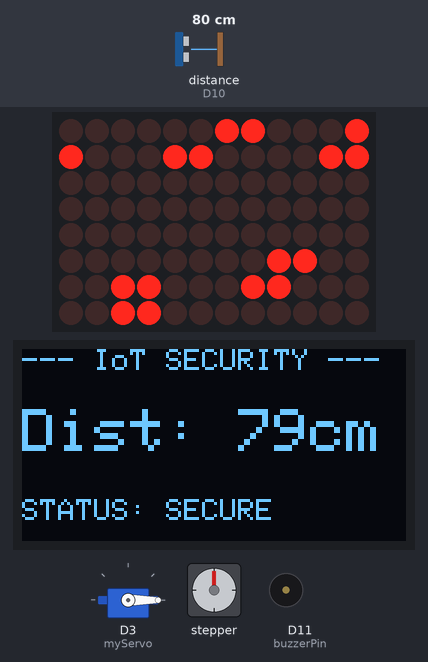
This sketch was run on a simulated Arduino Uno R4 WiFi. On the bench: servo, 12×8 LED matrix, 128×64 one-colour display, stepper motor, buzzer (waves = sounding, pin HIGH). Wiring (inferred from the names in the program): ultrasonic range finder: trigger D9; echo D10. The inputs (shaded band) are chosen by the test bench; at power-on: distance to the obstacle (sensor on D10) 80 cm. The echo pulse lasts 58.3 µs per cm; WiFi joins after 1.5 s; servers stay silent unless stated; uploads are accepted with an empty reply; stepper angles assume 2048 steps per turn; pins used as bus, display or sensor lines are not drawn; what the sketch prints to the serial monitor is not drawn.

Above: at 7.7 s.
7.8 s: distance to the obstacle (sensor on D10) set to 22 cm
At 8.3 s:
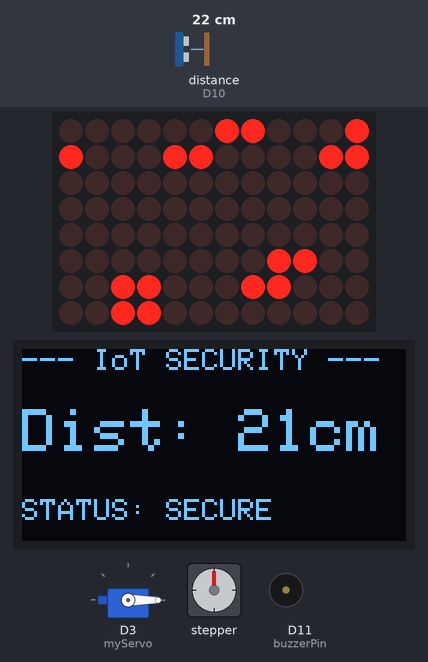
9.4 s: distance to the obstacle (sensor on D10) set to 19 cm
At 11.6 s:
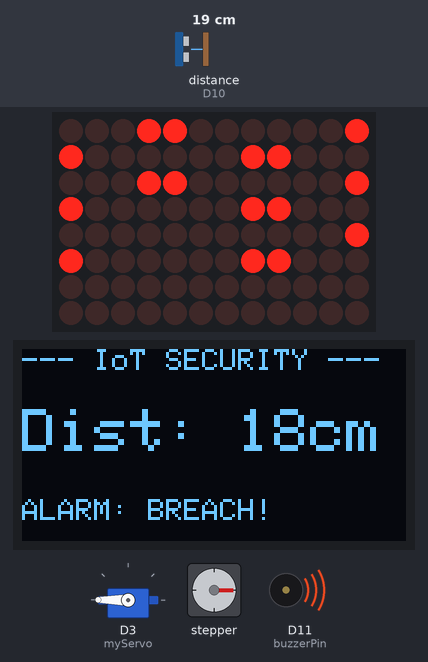
12.2 s: distance to the obstacle (sensor on D10) set to 35 cm
At 14.6 s:
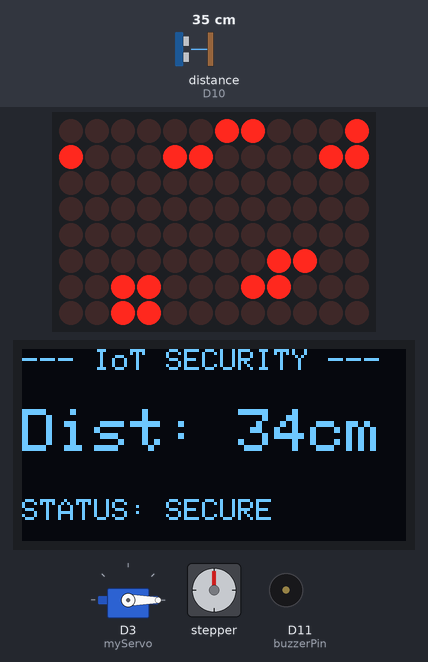
14.9 s: distance to the obstacle (sensor on D10) set to 2 cm
At 17.2 s:
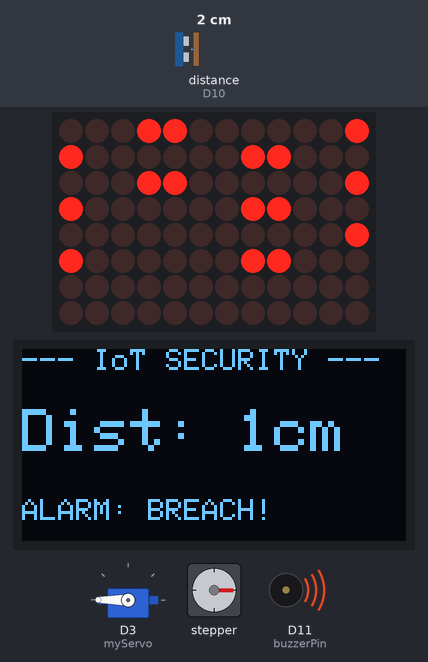
Timing chart, 0 to 17.8 s (numbered marks = the images above; inputs shaded):
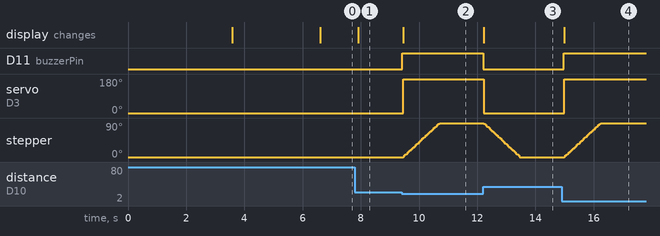

The sketch:

security_node.ino
```cpp
#include <SPI.h>
#include <Wire.h>
#include <Adafruit_GFX.h>
#include <Adafruit_SSD1306.h>
#include <Stepper.h>
#include <Servo.h>
#include "WiFiS3.h"
#include "Arduino_LED_Matrix.h"
#include "arduino_secrets.h"

// Wi-Fi Credentials from arduino_secrets.h
const char WIFI_SSID[] = SECRET_SSID;
const char WIFI_PASSWORD[] = SECRET_PASS;
int wifiStatus = WL_IDLE_STATUS;

// Backend Server Configuration
// CRITICAL: Replace with your computer's local IPv4 address (e.g., "192.168.1.35")
const char serverAddress[] = "IP Adress your device";
const int serverPort = 8000;

WiFiServer server(80); // Local web server on Arduino
WiFiClient httpClient; // Client object for sending POST requests to Python

// Hardware Configurations
#define SCREEN_WIDTH 128
#define SCREEN_HEIGHT 64
Adafruit_SSD1306 display(SCREEN_WIDTH, SCREEN_HEIGHT, &Wire, -1);

const int stepsPerRevolution = 2048;
Stepper myStepper(stepsPerRevolution, 4, 6, 5, 7);
Servo myServo;
ArduinoLEDMatrix matrix;

const int trigPin = 9;
const int echoPin = 10;
const int buzzerPin = 11;

long duration;
int distance;
bool isGateClosed = false;

// LED Matrix Frames
const uint32_t happyFace[] = { 0x318c300, 0x0, 0xc318300 };
const uint32_t exclamationMark[] = { 0x18181818, 0x18180018, 0x18000000 };

// Function to send alert log to Python Backend via HTTP POST
void sendLogToBackend(int currentDistance) {
  Serial.println("\n[HTTP] Connecting to Backend Server...");

  if (httpClient.connect(serverAddress, serverPort)) {
    Serial.println("[HTTP] Connected! Sending payload...");

    // Create JSON raw string payload
    String payload = "{\"distance\":" + String(currentDistance) + "}";

    // Send HTTP POST headers and body
    httpClient.println("POST /log-alert HTTP/1.1");
    httpClient.print("Host: "); httpClient.println(serverAddress);
    httpClient.println("Content-Type: application/json");
    httpClient.print("Content-Length: "); httpClient.println(payload.length());
    httpClient.println("Connection: close");
    httpClient.println(); // Blank line separating headers and body
    httpClient.println(payload);

    // Read response from server (optional, for debugging)
    while (httpClient.connected()) {
      if (httpClient.available()) {
        String line = httpClient.readStringUntil('\n');
        if (line == "\r") { break; } // Headers ended
      }
    }
    Serial.println("[HTTP] Data logged successfully.");
  } else {
    Serial.println("[HTTP] Connection to backend failed.");
  }
  httpClient.stop();
}

void setup() {
  Serial.begin(9600);
  pinMode(trigPin, OUTPUT);
  pinMode(echoPin, INPUT);
  pinMode(buzzerPin, OUTPUT);

  myStepper.setSpeed(12);
  myServo.attach(3);
  myServo.write(0);

  matrix.begin();
  matrix.loadFrame(happyFace);

  if(!display.begin(SSD1306_SWITCHCAPVCC, 0x3C)) { for(;;); }
  display.clearDisplay();
  display.setTextSize(1);
  display.setTextColor(WHITE);
  display.setCursor(0, 10);
  display.println("Connecting to Wi-Fi...");
  display.display();

  while (wifiStatus != WL_CONNECTED) {
    wifiStatus = WiFi.begin(WIFI_SSID, WIFI_PASSWORD);
    delay(2000);
  }
  server.begin();

  IPAddress ip = WiFi.localIP();
  display.clearDisplay();
  display.setCursor(0, 0);
  display.println("SYSTEM ONLINE!");
  display.println("\nIP Address:");
  display.println(ip);
  display.display();
  delay(3000);
}

void loop() {
  // 1. Ultrasonic Distance Measurement
  digitalWrite(trigPin, LOW); delayMicroseconds(2);
  digitalWrite(trigPin, HIGH); delayMicroseconds(10);
  digitalWrite(trigPin, LOW);
  duration = pulseIn(echoPin, HIGH);
  distance = duration * 0.034 / 2;

  // 2. Handle Incoming Web Dashboard Requests (Same as before)
  WiFiClient localClient = server.available();
  if (localClient) {
    String currentLine = "";
    while (localClient.connected()) {
      if (localClient.available()) {
        char c = localClient.read();
        if (c == '\n') {
          if (currentLine.length() == 0) {
            localClient.println("HTTP/1.1 200 OK");
            localClient.println("Content-type:text/html");
            localClient.println("Refresh: 3");
            localClient.println();
            localClient.print("<html><head><title>IoT Security Node</title></head>");
            localClient.print("<body style='font-family:sans-serif; text-align:center;'>");
            localClient.print("<h1>Smart Room Security Dashboard</h1>");
            localClient.print("<h2>Current Distance: <span style='color:red;'>")  ; localClient.print(distance); localClient.print(" cm</span></h2>");
            localClient.print("<h3>Gate Status: "); localClient.print(isGateClosed ? "LOCKED (ALARM TRIPPED)" : "SECURE (OPEN)"); localClient.print("</h3></body></html>");
            break;
          } else { currentLine = ""; }
        } else if (c != '\r') { currentLine += c; }
      }
    }
    localClient.stop();
  }

  // 3. Local UI Update (OLED)
  display.clearDisplay();
  display.setTextSize(1); display.setCursor(0, 0); display.println("--- IoT SECURITY ---");
  display.setTextSize(2); display.setCursor(0, 20); display.print("Dist: "); display.print(distance); display.println("cm");
  display.setTextSize(1); display.setCursor(0, 50);

  // 4. Security Logic and Server Communication
  if (distance < 20 && distance > 0) {
    display.println("ALARM: BREACH!");
    digitalWrite(buzzerPin, HIGH);
    matrix.loadFrame(exclamationMark);

    if (!isGateClosed) {
      display.display();
      myServo.write(180);
      myStepper.step(512);
      isGateClosed = true;

      // CRITICAL: Send database log ONLY on the initial breach state change (Debounce)
      sendLogToBackend(distance);
    }
  }
  else {
    display.println("STATUS: SECURE");
    digitalWrite(buzzerPin, LOW);
    matrix.loadFrame(happyFace);

    if (isGateClosed) {
      display.display();
      myServo.write(0);
      myStepper.step(-512);
      isGateClosed = false;
    }
  }
  display.display();
  delay(50);
}
```

arduino_secrets.h
```cpp
#define SECRET_SSID "your device name"
#define SECRET_PASS "your device password"
```

Measured:
- the behaviour switches between 21 and 20 cm on distance to the obstacle (sensor on D10) (found by bisection; images 1 and 2)
- after the input at 7.8 s, the display: changes after 0.11 s (image 1)
- after the input at 9.4 s, D11 (buzzerPin): LOW → HIGH at once; servo on D3 (myServo): 0° → 180° after 0.06 s; stepper: turns 90° clockwise in 1.3 s, starting after 0.06 s; the display: changes after 0.06 s (image 2)
- after the input at 12.2 s, D11 (buzzerPin): HIGH → LOW at once; servo on D3 (myServo): 180° → 0° at once; stepper: turns 90° counter-clockwise in 1.2 s, starting at once; the display: changes at once (image 3)
- after the input at 14.9 s, D11 (buzzerPin): LOW → HIGH after 0.07 s; servo on D3 (myServo): 0° → 180° after 0.09 s; stepper: turns 90° clockwise in 1.3 s, starting after 0.09 s; the display: changes after 0.09 s (image 4)
